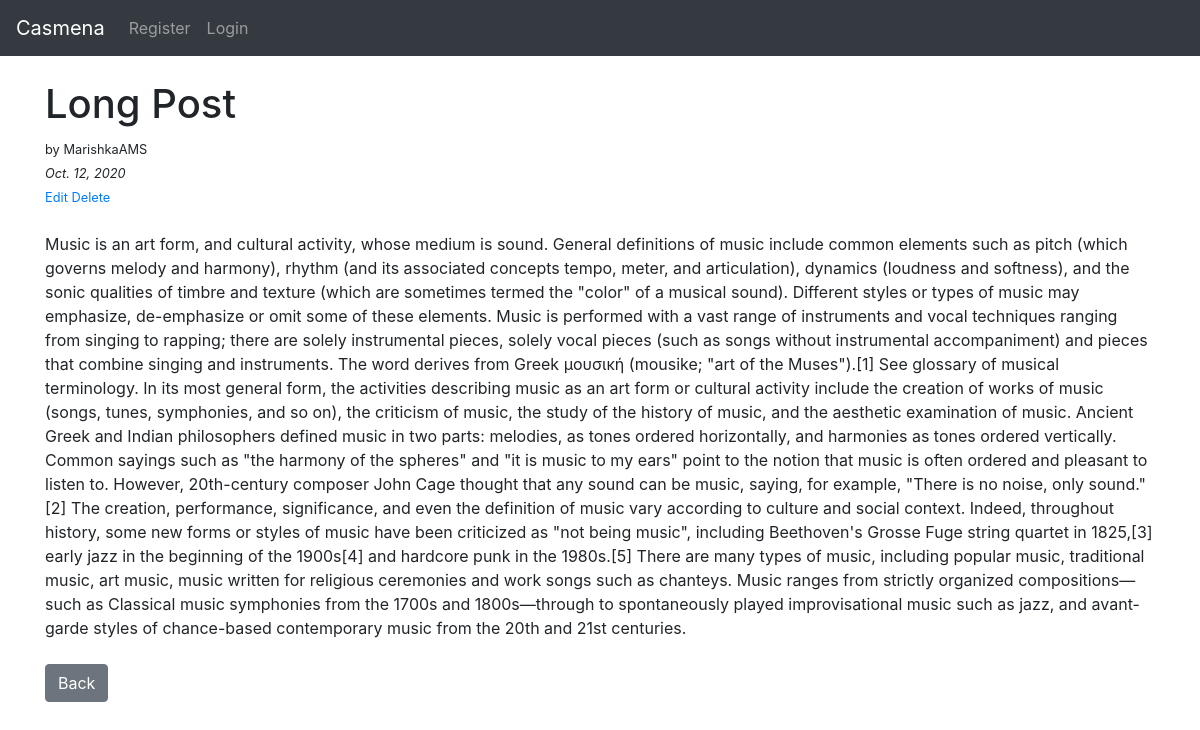
Page /article/6 on the committed database.
### mysic_blog/models.py (models this page shows, shortened)
class Post(models.Model):
    title = models.CharField(max_length=255)
    title_tag = models.CharField(max_length=255, default='Casmena')
    author = models.ForeignKey(User, on_delete=models.CASCADE)
    body = models.TextField()
    post_date = models.DateField(auto_now_add=True)

### mysic_blog/views.py (the view)
# urls.py: path('article/<int:pk>', ArticleDetailView.as_view(), name='article_detail'),
class ArticleDetailView(DetailView):
    model = Post
    template_name = "article_details.html"

### templates/article_details.html (shortened to what this page needs)
{% extends 'base.html' %}
{% block content %}
<h1> {{ post.title }} </h1>
<small> by {{ post.author}} </small><br/>
<small>
<i>{{ post.post_date }}</i>
    <br>
    <a href="{% url 'update_post' post.pk %}">Edit</a>
    <a href="{% url 'delete_post' post.pk %}">Delete</a>
</small>
<br>
<br/>
{{ post.body }}
<br/>
<br/>
<a href="{% url 'home' %}" class="btn btn-secondary"> Back </a>
{% endblock %}

### rows in the picture
Post: title "Long Post", author "MarishkaAMS", post_date "Oct. 12, 2020", body "Music is an art form, and cultural activity, whose medium is sound. General definitions of music include common elements such as pitch (which governs melody and harmony), rhythm (and its associated concepts tempo, meter, and articulation), dynamics (loudness and softness), and the sonic qualities of timbre and texture (which are sometimes termed the \"color\" of a musical sound). Different styles or types of music may emphasize, de-emphasize or omit some of these elements. Music is performed with a vast range of instruments and vocal techniques ranging from singing to rapping; there are solely instrumental pieces, solely vocal pieces (such as songs without instrumental accompaniment) and…"
